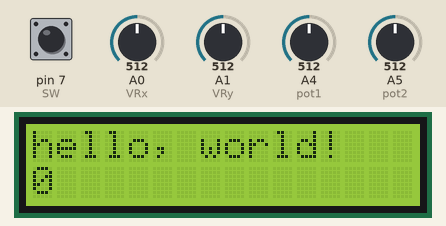
A sketch run on a simulated Arduino Uno, built with avr-gcc and run on an emulated ATmega328P. Shown: 16×2 character LCD. The inputs (shaded band) are chosen by the test bench; at power-on: pin 7 (SW) HIGH, A0 (VRx) = 512, A1 (VRy) = 512, A4 (pot1) = 512, A5 (pot2) = 512. No radio packets arrive unless stated; what the sketch prints to the serial monitor is not drawn.

Above: at 0.1 s.
At 6.1 s:
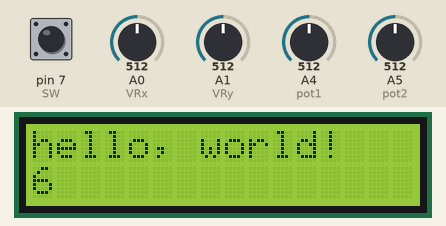
At 12.1 s:
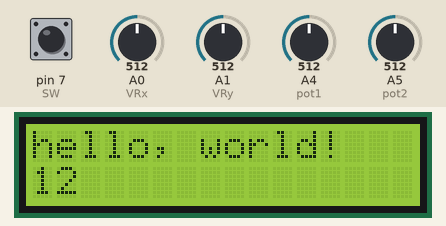
At 18.1 s:
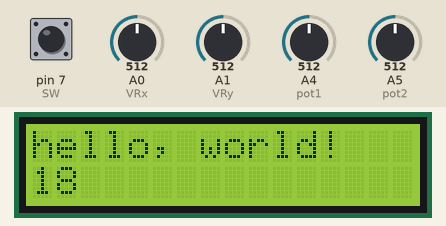
At 28.2 s:
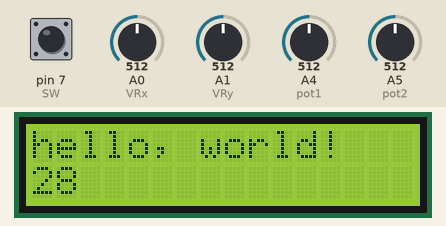
At 38.2 s:
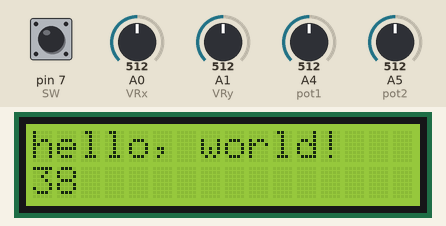

Measured:
- what the display in image 2 shows lasts 2.0 s, from 12.1 s to 14.1 s

The sketch:

test.ino
```cpp
// include the library code:
#include <LiquidCrystal.h>
#include <SPI.h>
#include <nRF24L01.h>
#include <RF24.h>

#define CE_PIN  9
#define CSN_PIN 10

const byte slaveAddress[5] = {'R','x','A','A','A'};
RF24 radio(CE_PIN, CSN_PIN);
int joyStick[3];

// initialize the library with the numbers of the interface pins
LiquidCrystal lcd(8, 6, 5, 4, 3, 2);

// for joystick
int VRx = A0;
int VRy = A1;
int SW = 7;

int xPosition = 0;
int yPosition = 0;
int SW_state = 0;
int mapX = 0;
int mapY = 0;

// for pot
int pot1=A4;
int pot2=A5;

int potReading1=0;
int potReading2=0;

int mapPot1=0;
int mapPot2=0;

void setup() {
  // set up the LCD's number of columns and rows:
  lcd.begin(16, 2);
  // Print a message to the LCD.
  lcd.print("hello, world!");
  Serial.begin(9600);
  radio.begin();

  radio.openWritingPipe(slaveAddress);
  radio.setPALevel(RF24_PA_MAX);
  radio.stopListening();
  pinMode(VRx, INPUT);
  pinMode(VRy, INPUT);
  pinMode(SW, INPUT_PULLUP);

}

void loop() {
  // set the cursor to column 0, line 1
  // (note: line 1 is the second row, since counting begins with 0):
  lcd.setCursor(0, 1);
  // print the number of seconds since reset:
  lcd.print(millis() / 1000);
  xPosition = analogRead(VRx);
  yPosition = analogRead(VRy);
  SW_state = digitalRead(SW);

  potReading1 = analogRead(pot1);
  potReading2 = analogRead(pot2);

    mapX = map(xPosition, 0, 1023, -512, 512);
  mapY = map(yPosition, 0, 1023, -512, 512);
  mapPot1 = map(potReading1, 0, 1023, -38, 180);

    joyStick[0]=mapX;
  joyStick[1]=mapY;
  joyStick[2]=SW_state;
  joyStick[3]=mapPot1;
  joyStick[4]=potReading2;

  Serial.print("X: ");
  Serial.print(joyStick[0]);
  Serial.print(" | Y: ");
  Serial.print(joyStick[1]);
  Serial.print(" | Button: ");
  Serial.println(joyStick[2]);
/*
  Serial.print("pot1-> ");
  Serial.println(mapPot1);
  Serial.print("pot2-> ");
  Serial.println(potReading2);
*/
  radio.write(&joyStick,sizeof(joyStick));
  delay(2000);
}
```
